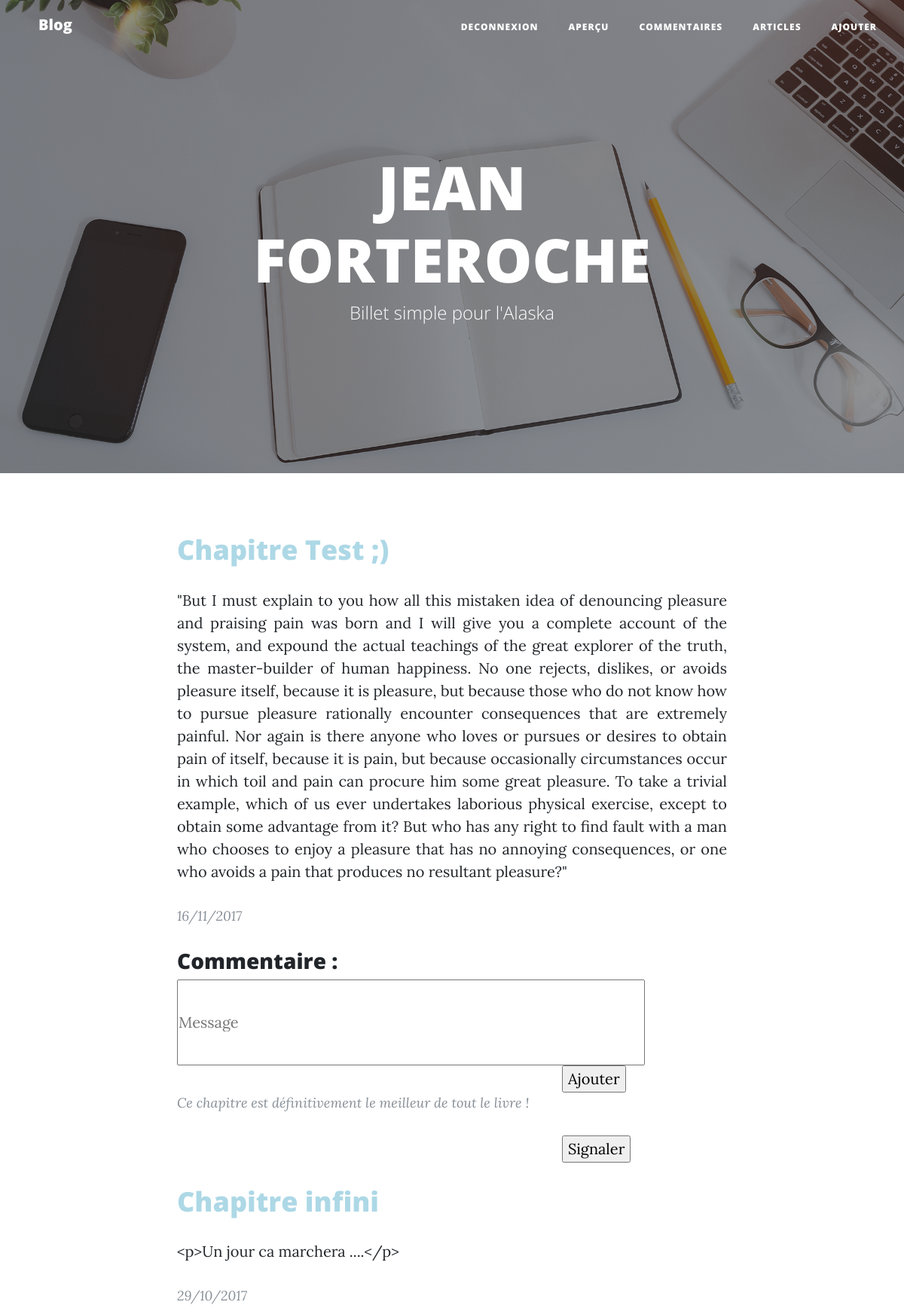
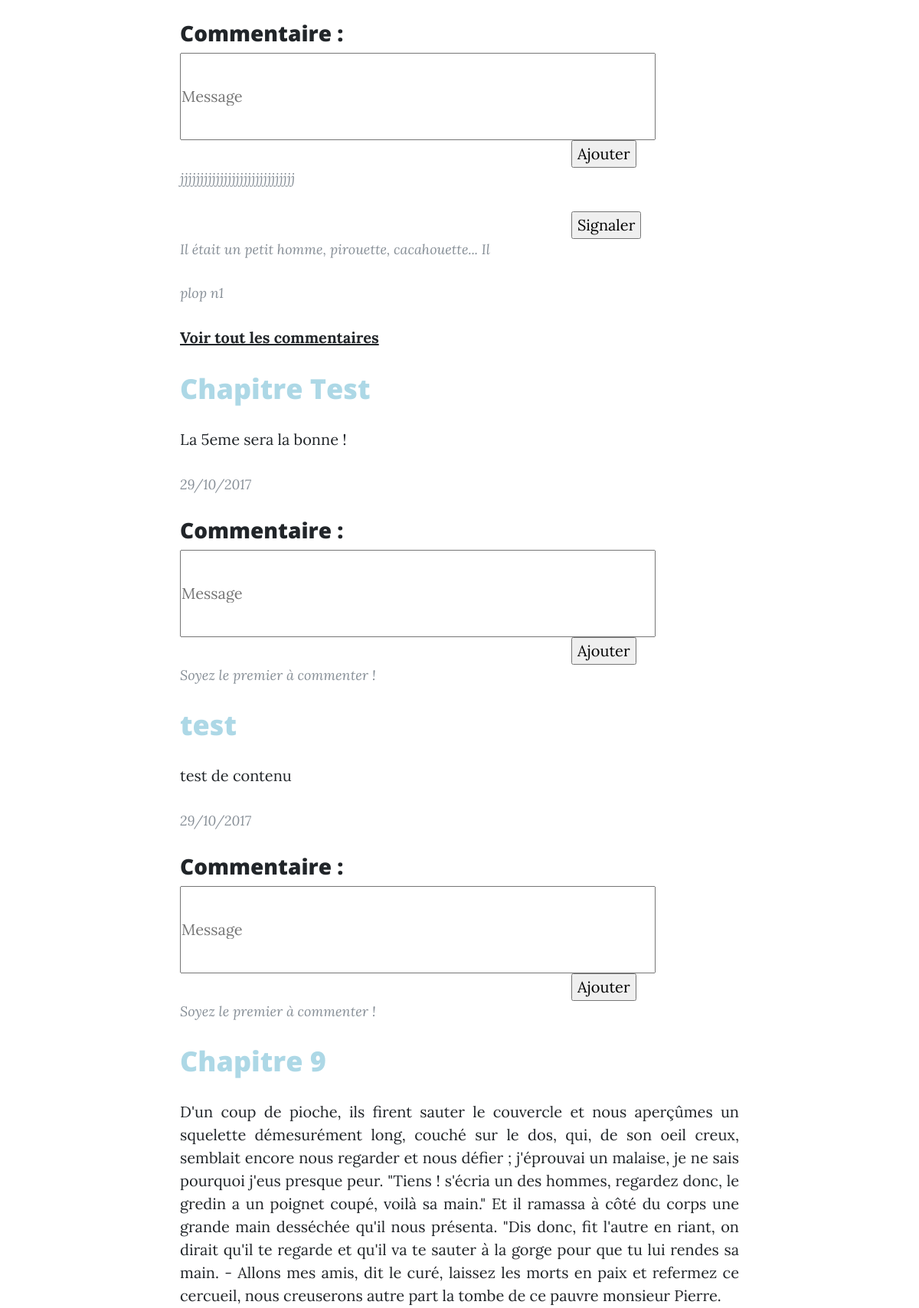
The app's page /index.php (signed in, upper part) with its own data (2 pictures, top to bottom).
### tables this page shows
CREATE TABLE `Article` (
  `id` int(10) NOT NULL,
  `author` text NOT NULL,
  `title` varchar(100) NOT NULL,
  `content` text NOT NULL,
  `resume` varchar(110) NOT NULL,
  `dateCreation` datetime NOT NULL
);

CREATE TABLE `Comment` (
  `id` int(10) NOT NULL,
  `content` text NOT NULL,
  `dateCreation` datetime NOT NULL,
  `id_article` int(10) NOT NULL,
  `signaler` tinyint(1) NOT NULL DEFAULT '0',
  `id_user` int(10) NOT NULL
);

### index.php (called while the page is built, shortened)
<?php
include 'controller/Controller.php';
$controller= new Controller();
if(empty($_SERVER['QUERY_STRING'])){
  $controller->homeController();
}
elseif(isset($_GET['article'])){
  $controller->articleController($_GET['article']);
}
elseif(isset($_GET['connexion'])){
  $controller->connexionController($_GET['connexion']);
}
elseif(isset($_GET['mentionLegale'])){
  $controller->mentionController($_GET['mentionLegale']);
}
elseif(isset($_GET['inscription'])){
  $controller->inscriptionController($_GET['inscription']);
}
elseif(isset($_GET['commentConnect'])){
  $controller->commentController($_GET['commentConnect']);
}
elseif(isset($_GET['articleAdmin'])){
  $controller->articleAdmin($_GET['articleAdmin']);
}
elseif(isset($_GET['commentAdmin'])){
  $controller->commentAdmin($_GET['commentAdmin']);
}
elseif(isset($_GET['articleAdd'])){
  $controller->articleAdd($_GET['articleAdd']);
}
elseif(isset($_GET['login'])){
  ControllerLogin::getLogin();
}
elseif(isset($_GET['inscripValid'])){
  ControllerInscript::getInscript();
}
elseif(isset($_GET['deconnexion'])){
  ControllerDeconnexion::deconnexionController();
}
elseif(isset($_GET['signaler'])){
   ControllerSignaler::signalEffect();
}
elseif(isset($_GET['modifierArticle'])){
   $controller->modifierArticle($_POST['id']);
}
elseif(isset($_GET['articleModifier'])){
  ControllerArticle::modifierArticle();
}
elseif(isset($_GET['supprimerArticle'])){
  ControllerArticle::supprimerArticle();
}
elseif(isset($_GET['accepterComment'])){
  ControllerComment::accepterComment();
}
elseif(isset($_GET['supprimerComment'])){
   ControllerComment::supprimerComment();
}
elseif(isset($_GET['commentAdd'])){
   ControllerCommentAdd::commentAdd();
}
elseif(isset($_GET['articleAddAdmin'])){
   ControllerArticle::articleAddAdmin();
}
else{
  $controller->errorController();
}

### model/DatabaseConnexion.php (called while the page is built)
<?php
class DatabaseConnexion {
  public static function getDatabaseConnect() {
    try
    {
      $dsn = "mysql:host=localhost;dbname=blog-p3-MVC";
      $db_user = "lerna";
      $db_mdp = "lerna";
      $db = new PDO($dsn,$db_user,$db_mdp);
      $db->setAttribute(PDO::ATTR_DEFAULT_FETCH_MODE, PDO::FETCH_ASSOC);
    }
    catch(Exception $e)
    {
      die('Erreur : '.$e->getMessage());
    }
    return $db;
  }
}

### model/AbstractEntityRepository.php (called while the page is built, shortened)
<?php
class AbstractEntityRepository{
  protected $db;
  public function __construct(){
    $this->db=DatabaseConnexion::getDatabaseConnect();
  }
  public function findAll($table){
    $req = $this -> db -> query('SELECT * FROM '.$table.' ORDER BY dateCreation DESC');
    $req->setFetchMode(PDO::FETCH_CLASS|PDO::FETCH_PROPS_LATE, $table);
    $req -> execute();
    $datas = $req -> fetchAll();
    return $datas;
  }
}

### model/CommentRepository.php (called while the page is built, shortened)
<?php
require_once('Comment.php');
require_once('AbstractEntityRepository.php');
class CommentRepository extends AbstractEntityRepository{
  public function findCommentByArticle(Article $a){
    $req = $this -> db->prepare("SELECT * FROM Comment WHERE :id_article = id_article ORDER BY dateCreation DESC LIMIT 3;");
    $req -> bindValue(':id_article',$a->getId());
    $req->setFetchMode(PDO::FETCH_CLASS|PDO::FETCH_PROPS_LATE, 'Comment');
    $req -> execute();
    $datas = $req -> fetchAll();
    return $datas;
  }
}

### model/Comment.php (called while the page is built, shortened)
<?php
class Comment{
  protected $content;
  protected $signaler;
  public function getContent(){
    return $this->content;
  }
  public function getSignaler(){
    return $this->signaler;
  }
}

### view/homeConnecte.php (the view, shortened to what this page needs)
<div class="container">
  <div class="row">
    <div class="col-lg-8 col-md-10 mx-auto">
      <div class="post-preview">
        <?php foreach ($articles as $article): ?>
          <a href="index.php?article=<?php echo $article->getId(); ?>#haut">
            <h2 class="post-title" style="color:lightblue">
              <?php echo $article -> getTitle(); ?><div id="haut"></div>
            </h2>
            <p>
              <?php echo $article -> getContent(); ?>
            </p>
          </a>
          <p class="post-meta"><?php echo $article -> getDateCreation(); ?></p>
            <h3 class="post-title">
              Commentaire :
            </h3>
            <form method='post' action='index.php?commentAdd#haut'>
                <input type='text' name='message' class="message" placeholder='Message'></input><br>
                <input type='submit' class='myButton'style="margin-left:70%" value='Ajouter'/>
            </form>
              <?php
              if(count($article->getComments())==0){
                echo "<p class='post-meta'>Soyez le premier à commenter !<p>";
              }
              else foreach ($article->getComments() as $comment):
               echo "<p class='post-meta'>".$comment->getContent()."</p>"; ?>
            <p>
              <?php
              if($comment->getSignaler()== '0'){
                ?>
                <form method="post" action="index.php?signaler#haut">
                  <input class="submitBillet" type="submit" style="margin-left:70%" value="Signaler" title="signaler">
                </form>
                <?php
              }
              ?>
              <?php endforeach; ?>
              <?php
              if(count($article->getComments())>2){
                echo "<a href='index.php?article=".$article->getId()."#haut'><b> Voir tout les commentaires</b></a>";
              } ?>
            </p>
          <?php endforeach; ?>
      </div>
    </div>
  </div>
</div>

### model/Article.php (shortened to what this page needs)
<?php
require('model/CommentRepository.php');
class Article{
  protected $id;
  protected $title;
  protected $content;
  protected $dateCreation;
  protected $comments;
  public function fetchComments() {
    $comments= new CommentRepository();
    $this->comments= $comments->findCommentByArticle($this);
  }
  public function getComments(){
    return $this->comments;
  }
  public function getId(){
    return $this->id;
  }
  public function getTitle(){
    return $this->title;
  }
  public function getContent(){
    return $this->content;
  }
  public function getDateCreation(){
    try {
        $date = new DateTime($this->dateCreation);
    } catch (Exception $e) {
        echo $e->getMessage();
        exit(1);
    }
    echo $date->format('d/m/Y');
  }
}

### css/style.css (style rules this page uses)
p { text-align: justify; }
.message { width: 85%; padding: 5vh 0; }

### records on screen
article: title "Chapitre Test ;)", content "\"But I must explain to you how all this mistaken idea of denouncing pleasure and praising pain was born and I will give you a complete account of the system, and expound the actual teachings of the great explorer of the truth, the master-builder of human happiness. No one rejects, dislikes, or avoids pleasure itself, because it is pleasure, but because those who do not know how to pursue pleasure rationally encounter consequences that are extremely painful. Nor again is there anyone who loves or pursues or desires to obtain pain of itself, because it is pain, but because occasionally circumstances occur in which toil and pain can procure him some great pleasure. To take a trivial example,…", dateCreation "16/11/2017"
comment: content "Ce chapitre est définitivement le meilleur de tout le livre !"
article: title "Chapitre infini", content "<p>Un jour ca marchera ....</p>", dateCreation "29/10/2017"
comment: content "jjjjjjjjjjjjjjjjjjjjjjjjjjjjj"
comment: content "Il était un petit homme, pirouette, cacahouette... Il"
comment: content "plop n1"
article: title "Chapitre Test", content "La 5eme sera la bonne !", dateCreation "29/10/2017", shows "Soyez le premier à commenter !"
article: title "test", content "test de contenu", dateCreation "29/10/2017", shows "Soyez le premier à commenter !"
article: title "Chapitre 9", content "D'un coup de pioche, ils firent sauter le couvercle et nous aperçûmes un squelette démesurément long, couché sur le dos, qui, de son oeil creux, semblait encore nous regarder et nous défier ; j'éprouvai un malaise, je ne sais pourquoi j'eus presque peur. \"Tiens ! s'écria un des hommes, regardez donc, le gredin a un poignet coupé, voilà sa main.\" Et il ramassa à côté du corps une grande main desséchée qu'il nous présenta. \"Dis donc, fit l'autre en riant, on dirait qu'il te regarde et qu'il va te sauter à la gorge pour que tu lui rendes sa main. - Allons mes amis, dit le curé, laissez les morts en paix et refermez ce cercueil, nous creuserons autre part la tombe de ce pauvre monsieur Pierre."
